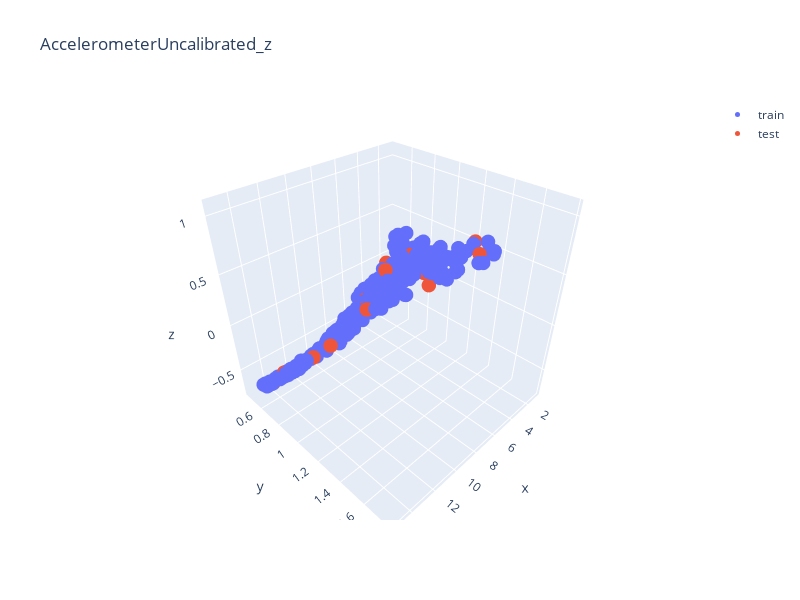
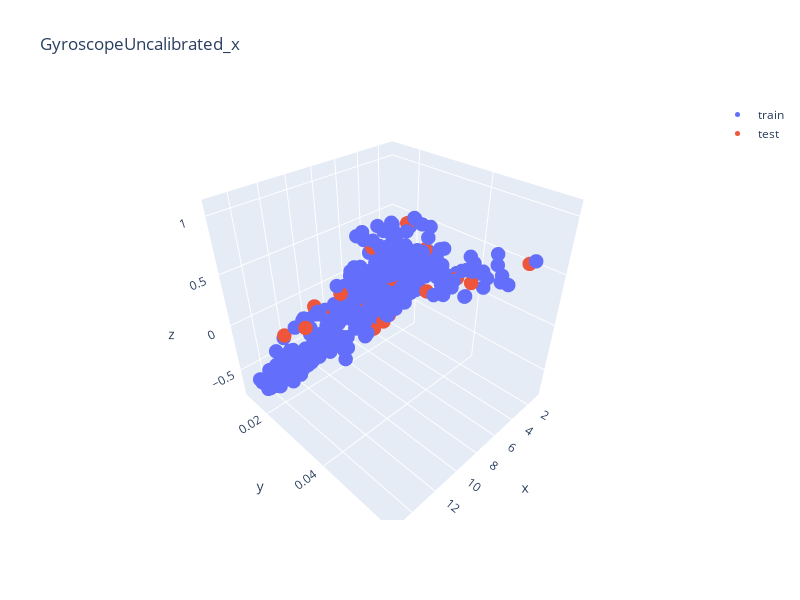
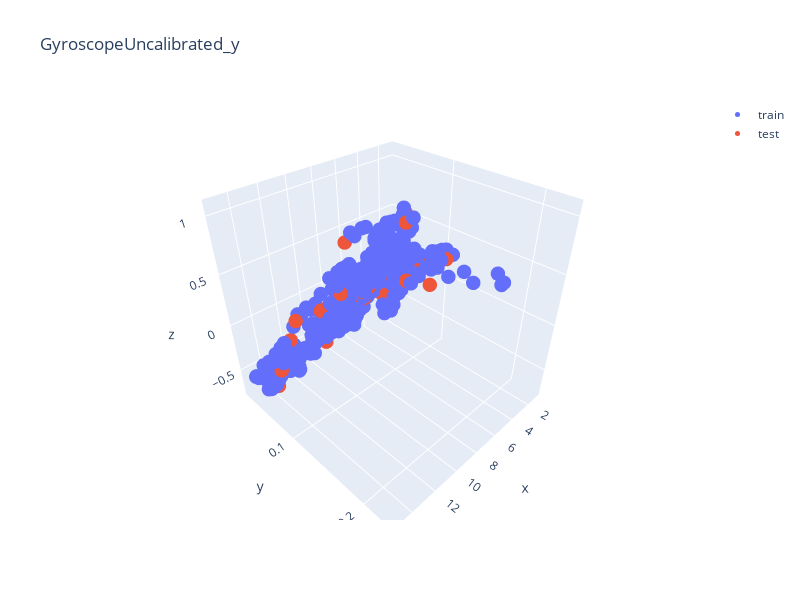

Here is the notebook cell these charts were saved with, in order:
### Markdown cell above
## Test

### Code cell
import plotly.graph_objects as go


x1_nn_train_pred = model_x1.predict([X_train[:, :(1+n_vib_features)]])
x1_nn_test_pred = model_x1.predict([X_test[:, :(1+n_vib_features)]])


for i in range(n_vib_features):
    layout = go.Layout(width=800, height=600, title=list(vib_features_tol.keys())[i])
    fig1 = go.Figure(layout=layout)
    fig1.add_trace(go.Scatter3d(x=X_train[:, 0], y=X_train[:, i+1], z=x1_nn_train_pred[:,0],
                                mode='markers', marker=dict(size=5), name='train'))
    fig1.add_trace(go.Scatter3d(x=X_test[:, 0], y=X_test[:, i+1], z=x1_nn_test_pred[:,0],
                                mode='markers', marker=dict(size=5), name='test'))
    fig1.show()


# layout = go.Layout(width=800, height=600)
# X1_mesh, X2_mesh = np.meshgrid(np.linspace(0., 15., 20), np.linspace(0., 2.5, 20))
# x1_mesh, x2_mesh = np.ravel(X1_mesh).reshape((-1, 1)), np.ravel(X2_mesh).reshape((-1, 1))
# X1_mesh = np.hstack((x1_mesh, x2_mesh))
# y_mesh = model_x1.predict([X1_mesh])
# fig4 = go.Figure(data=go.Scatter3d(x=x1_mesh.ravel(), y=x2_mesh.ravel(), z=y_mesh.ravel(),
#                                    mode='markers', marker=dict(size=5)), layout=layout)
# fig4.show()
